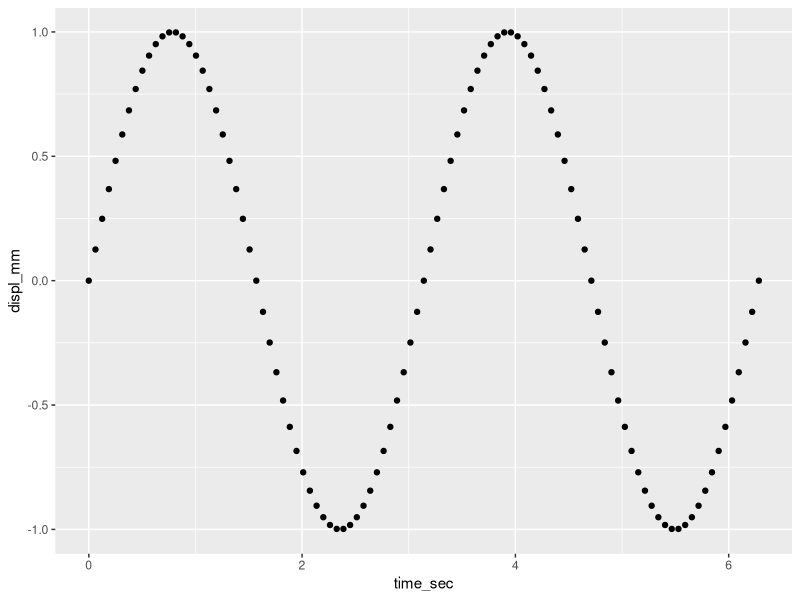
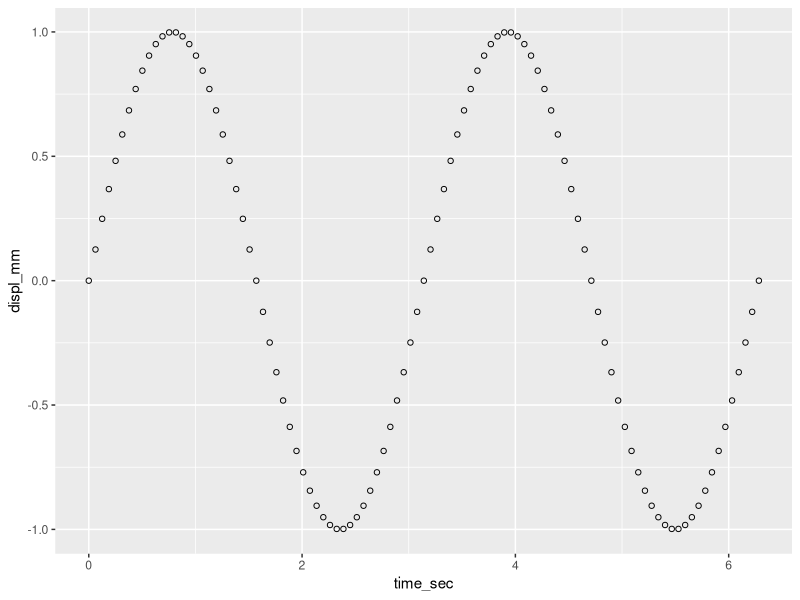
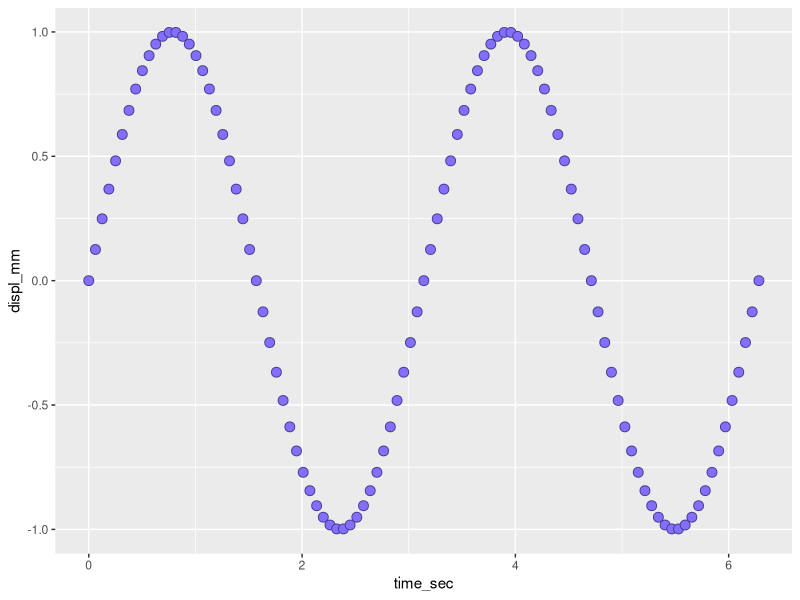

Source code (R) for these figures, in order:
## ---- chunk 1
library(knitr)
opts_knit$set(root.dir = "../")
opts_chunk$set(echo = TRUE, message = FALSE, collapse = TRUE, warning = FALSE, cache = TRUE, cache.path = "tut-03-cache/05-", fig.path = "tut-03-images/05-")
## ---- chunk 2
library(ggplot2)

time_sec  <- seq(0, 2*pi, by = pi/50) # sec
freq      <- 2                        # r/s
displ_mm  <- sin(freq * time_sec)     # mm
vibr_data <- data.frame(time_sec, displ_mm)

f1 <- ggplot(data = vibr_data, aes(x = time_sec, y = displ_mm)) +
	geom_point()
## ---- chunk 3
print(f1)
## ---- chunk 4
f1 <- ggplot(data = vibr_data, aes(x = time_sec, y = displ_mm)) +
	geom_point(shape = 21)

print(f1)
## ---- chunk 5
f1 <- ggplot(data = vibr_data, aes(x = time_sec, y = displ_mm)) +
	geom_point(shape = 21
		, color = "slateblue4"
		, fill  = "slateblue1"
		, size  = 3
		)
## ---- chunk 6
print(f1)
